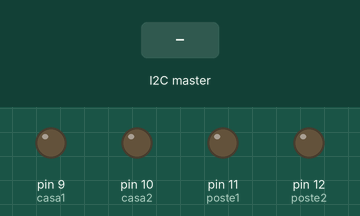
This sketch was run on a simulated Arduino Uno, built with avr-gcc and run on an emulated ATmega328P. Parts: output pins drawn as LEDs (lit = HIGH). The inputs (shaded band) are chosen by the test bench.

Above: at 1.2 s.
1.3 s: the I2C master sends the byte 1
At 1.7 s:
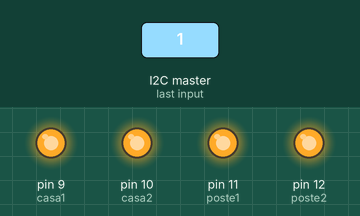
2.8 s: the I2C master sends the byte 0
At 4.0 s:
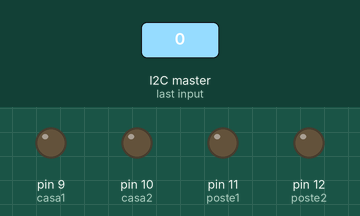
4.3 s: the I2C master sends the byte 2
At 5.2 s:
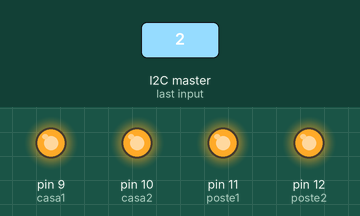
Timing chart, 0 to 7.3 s (numbered marks = the images above; inputs shaded):
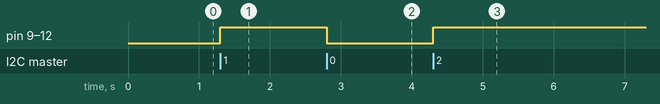

The sketch:

luz_general.ino
```cpp
#include <Wire.h>
const int casa1 = 9;
const int casa2 =10;
const int poste1 = 11;
const int poste2 =12;
void setup() {
 Wire.begin(0x09);
  Serial.begin(9600);
  // Call receiveEvent when data received
  Wire.onReceive(receiveEvent);
  pinMode(casa1,OUTPUT);
  pinMode(casa2,OUTPUT);
  pinMode(poste1,OUTPUT);
  pinMode(poste2,OUTPUT);

  digitalWrite(casa1,LOW);
  digitalWrite(casa2,LOW);
  digitalWrite(poste1,LOW);
  digitalWrite(poste2,LOW);

}
void receiveEvent(int howMany) {
  while (Wire.available()) { // loop through all but the last
    char c =Wire.read(); // receive byte as a character
    digitalWrite(casa1,c);
  digitalWrite(casa2,c);
  digitalWrite(poste1,c);
  digitalWrite(poste2,c);
  }


}
void inicio(){
  digitalWrite(casa1,HIGH);
  digitalWrite(casa2,HIGH);
  digitalWrite(poste1,HIGH);
  digitalWrite(poste2,HIGH);
}
void parar(){
  digitalWrite(casa1,LOW);
  digitalWrite(casa2,LOW);
  digitalWrite(poste1,LOW);
  digitalWrite(poste2,LOW);
}

void loop() {


}
```

Measured:
- after the input at 1.3 s, pin 9 (casa1), pin 10 (casa2), pin 11 (poste1), pin 12 (poste2): LOW → HIGH at once
- after the input at 2.8 s, pin 9 (casa1), pin 10 (casa2), pin 11 (poste1), pin 12 (poste2): HIGH → LOW at once
- after the input at 4.3 s, pin 9 (casa1), pin 10 (casa2), pin 11 (poste1), pin 12 (poste2): LOW → HIGH at once
